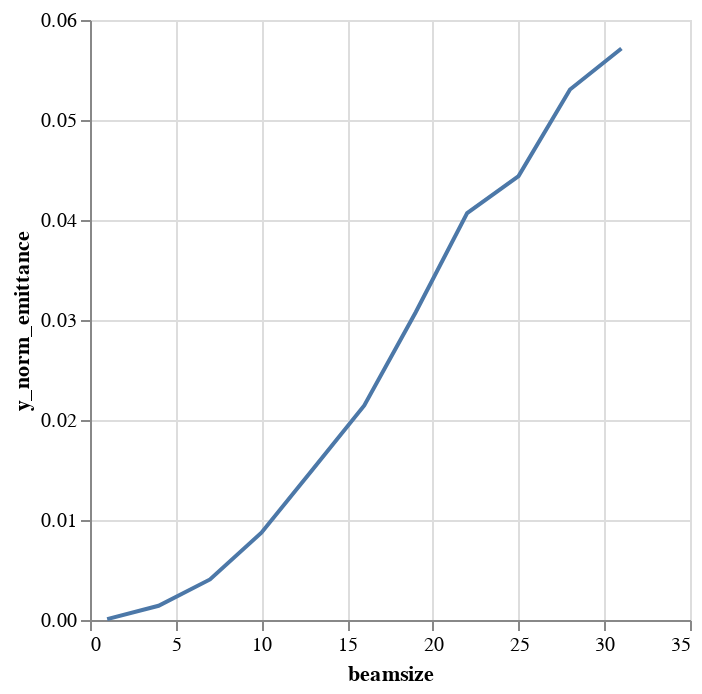

Write notebook code for a chart like this one.
### Code cell
alt.Chart(emit_df).mark_line().encode(
    x='beamsize',
    y='y_norm_emittance',
)

### Figure 1 — Vega-Lite specification as saved in the notebook (floating-point values rounded to 4 significant figures)
{"$schema": "https://vega.github.io/schema/vega-lite/v1.2.1.json", "data": {"values": [{"beamsize": 1, "losses": 0, "relbeta": 0.002308, "sourceID": 16777217, "sourceName": "bs_1", "x_emittance": 0.03888, "x_norm_emittance": 8.976e-05, "y_emittance": 0.0388, "y_norm_emittance": 8.958e-05}, {"beamsize": 4, "losses": 0, "relbeta": 0.002308, "sourceID": 16777218, "sourceName": "bs_4", "x_emittance": 0.6259, "x_norm_emittance": 0.001445, "y_emittance": 0.6147, "y_norm_emittance": 0.001419}, {"beamsize": 7, "losses": 0, "relbeta": 0.002308, "sourceID": 16777219, "sourceName": "bs_7", "x_emittance": 1.867, "x_norm_emittance": 0.004309, "y_emittance": 1.757, "y_norm_emittance": 0.004055}, {"beamsize": 10, "losses": 0, "relbeta": 0.002308, "sourceID": 16777220, "sourceName": "bs_10", "x_emittance": 4.196, "x_norm_emittance": 0.009687, "y_emittance": 3.781, "y_norm_emittance": 0.008728}, {"beamsize": 13, "losses": 1, "relbeta": 0.002308, "sourceID": 16777221, "sourceName": "bs_13", "x_emittance": 8.181, "x_norm_emittance": 0.01888, "y_emittance": 6.529, "y_norm_emittance": 0.01507}, {"beamsize": 16, "losses": 13, "relbeta": 0.002308, "sourceID": 16777222, "sourceName": "bs_16", "x_emittance": 13.41, "x_norm_emittance": 0.03096, "y_emittance": 9.296, "y_norm_emittance": 0.02146}, {"beamsize": 19, "losses": 33, "relbeta": 0.002308, "sourceID": 16777223, "sourceName": "bs_19", "x_emittance": 20.55, "x_norm_emittance": 0.04745, "y_emittance": 13.33, "y_norm_emittance": 0.03078}, {"beamsize": 22, "losses": 55, "relbeta": 0.002308, "sourceID": 16777224, "sourceName": "bs_22", "x_emittance": 24.62, "x_norm_emittance": 0.05684, "y_emittance": 17.63, "y_norm_emittance": 0.04069}, {"beamsize": 25, "losses": 109, "relbeta": 0.002308, "sourceID": 16777225, "sourceName": "bs_25", "x_emittance": 29.53, "x_norm_emittance": 0.06817, "y_emittance": 19.23, "y_norm_emittance": 0.0444}, {"beamsize": 28, "losses": 150, "relbeta": 0.002308, "sourceID": 16777226, "sourceName": "bs_28", "x_emittance": 32.37, "x_norm_emittance": 0.07472, "y_emittance": 22.98, "y_norm_emittance": 0.05305}, {"beamsize": 31, "losses": 186, "relbeta": 0.002308, "sourceID": 16777227, "sourceName": "bs_31", "x_emittance": 34.64, "x_norm_emittance": 0.07996, "y_emittance": 24.76, "y_norm_emittance": 0.05715}]}, "encoding": {"x": {"field": "beamsize", "type": "quantitative"}, "y": {"field": "y_norm_emittance", "type": "quantitative"}}, "mark": "line"}
